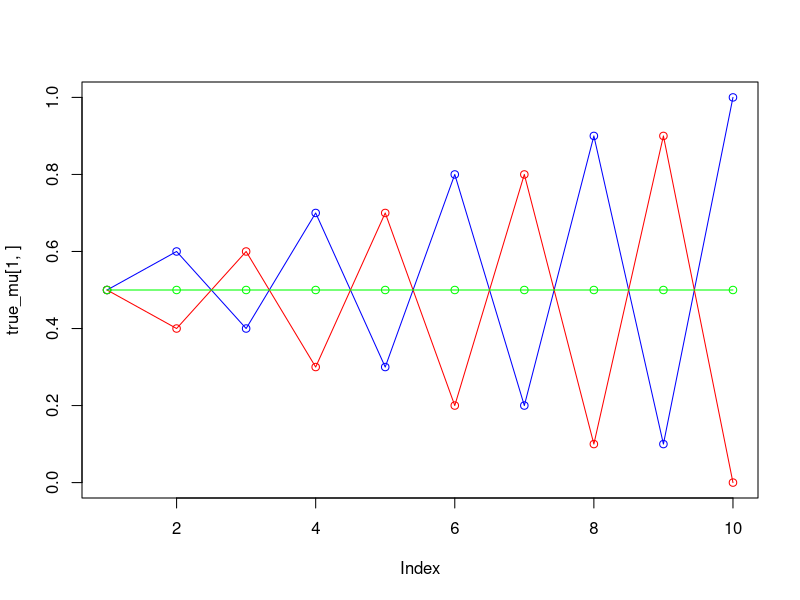
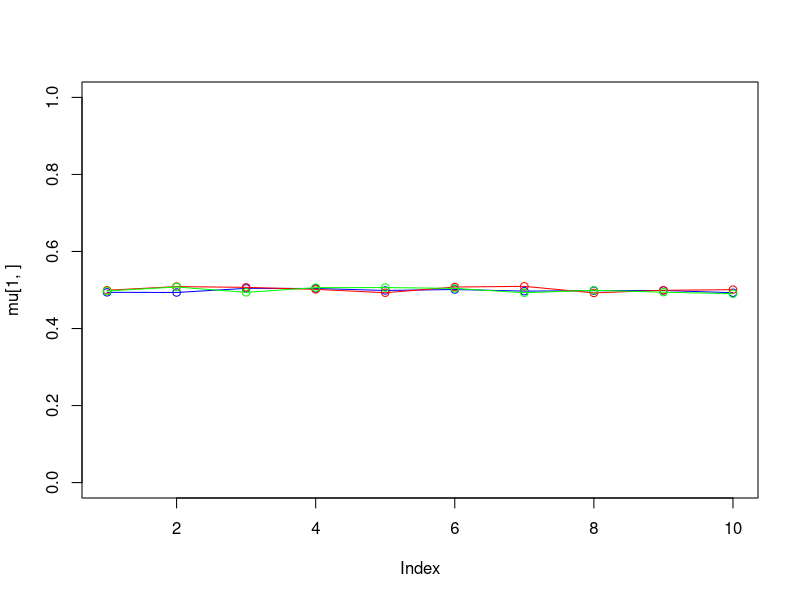
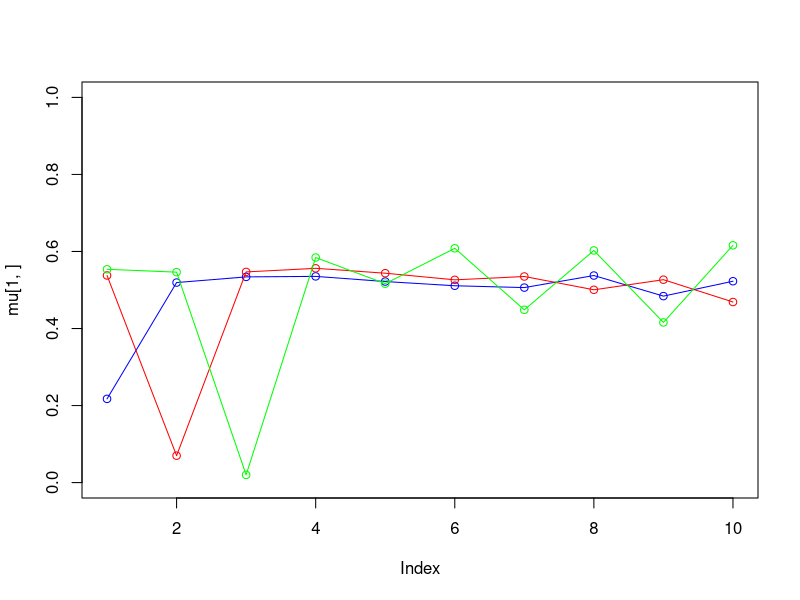
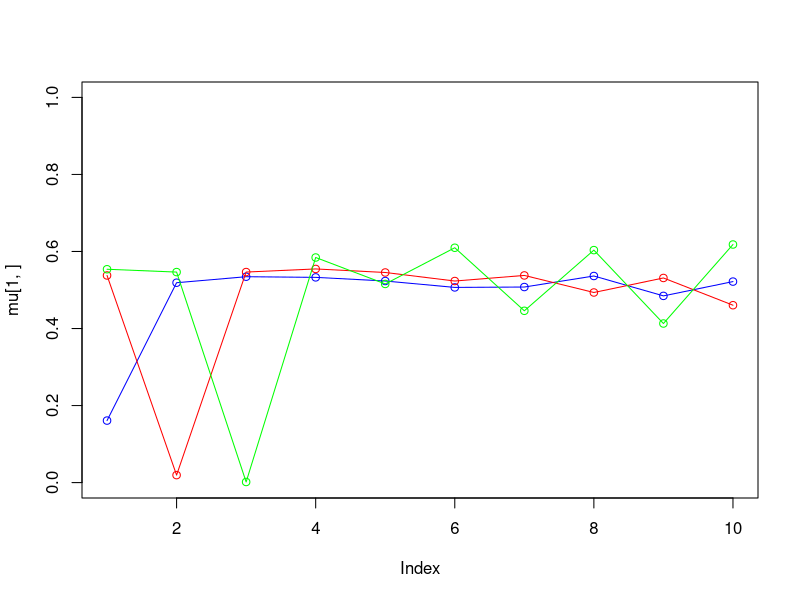
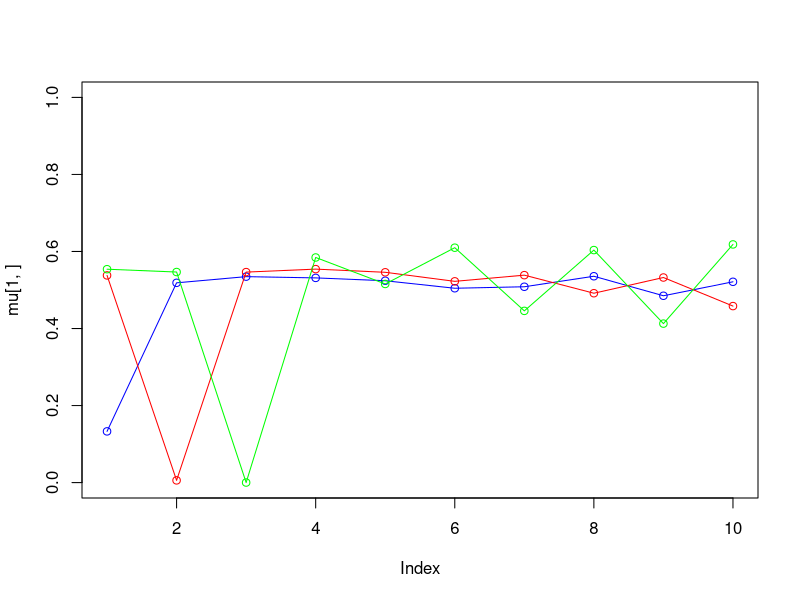
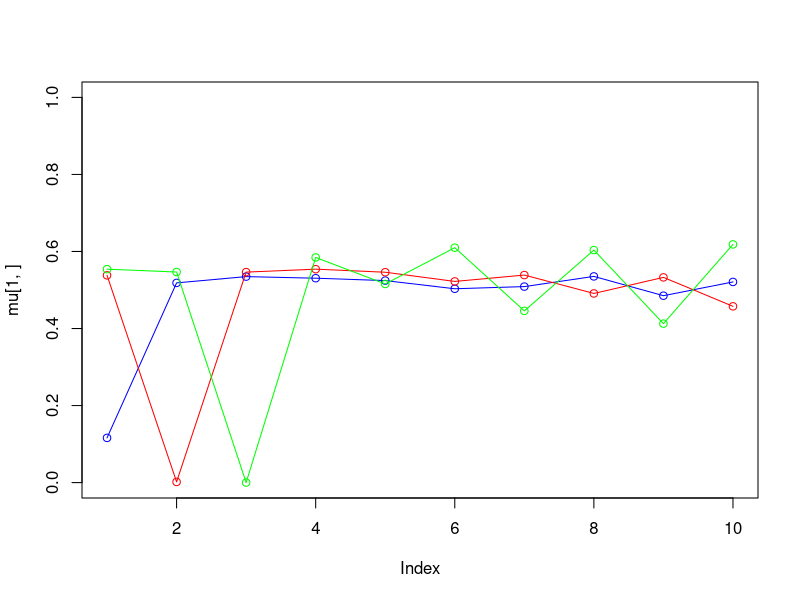
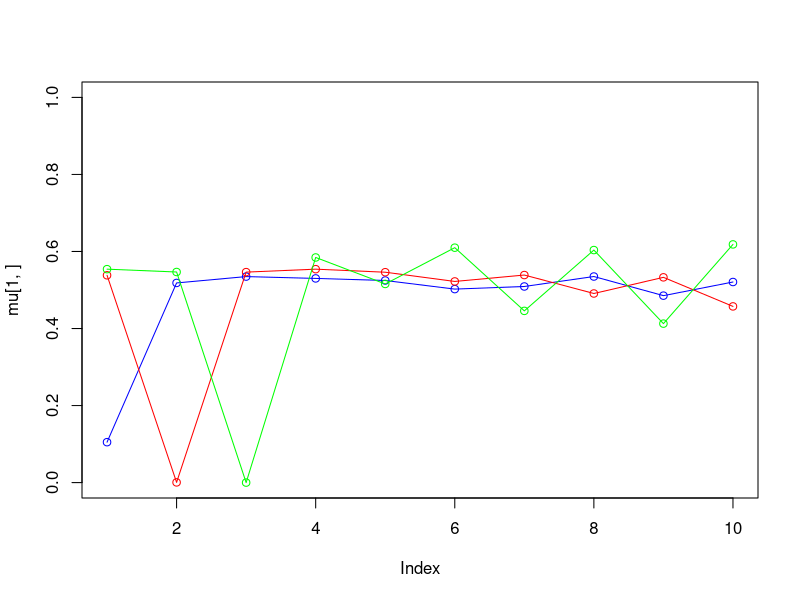
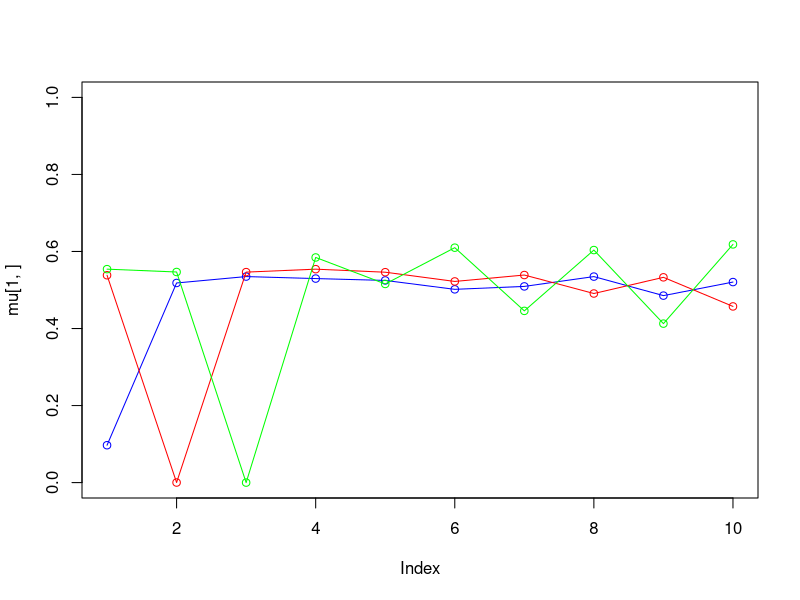

Source code (R) for these figures, in order:
## ---- assign1b-init
set.seed(1234567890)

max_it <- 100 # max number of EM iterations
min_change <- 0.1 # min change in log likelihood between two consecutive EM iterations

N <- 1000 # number of training points
D <- 10 # number of dimensions

## true mixing coefficients
true_pi <- vector(length=3)
true_pi <- c(1/3, 1/3, 1/3)

## true conditional distributions
true_mu <- matrix(nrow=3, ncol=D)
true_mu[1,] <- c(0.5, 0.6, 0.4, 0.7, 0.3, 0.8, 0.2, 0.9, 0.1, 1)
true_mu[2,] <- c(0.5, 0.4, 0.6, 0.3, 0.7, 0.2, 0.8, 0.1, 0.9, 0)
true_mu[3,] <- c(0.5, 0.5, 0.5, 0.5, 0.5, 0.5, 0.5, 0.5, 0.5, 0.5)

plot(true_mu[1,], type="o", col="blue", ylim=c(0,1))
points(true_mu[2,], type="o", col="red")
points(true_mu[3,], type="o", col="green")

## Producing the training data
x <- matrix(nrow=N, ncol=D)

for(n in 1:N) {
    k <- sample(1:3, 1, prob=true_pi)
    for(d in 1:D) {
        x[n, d] <- rbinom(1, 1, true_mu[k, d])
    }
}

K <- 3 # number of guessed components
z <- matrix(nrow=N, ncol=K) # fractional component assignments
pi <- vector(length=K) # mixing coefficients
mu <- matrix(nrow=K, ncol=D) # conditional distributions
llik <- vector(length=max_it) # log likelihood of the EM iterations

## Random initialization of the paramters
pi <- runif(K, 0.49, 0.51)
pi <- pi / sum(pi)
for(k in 1:K) {
    mu[k,] <- runif(D, 0.49, 0.51)
}
pi
mu

for(it in 1:max_it) {
    plot(mu[1,], type="o", col="blue", ylim=c(0,1))
    points(mu[2,], type="o", col="red")
    points(mu[3,], type="o", col="green")
    ## points(mu[4,], type="o", col="yellow")
    Sys.sleep(0.5)

    ## E-step: Computation of the fractional component assignments
    ## Your code here
    cond_joint <- matrix(1, nrow=N, ncol=D)
    for (n in 1:N) {
        for (k in 1:K) {
            for (i in 1:D) {
                cond_joint[n, i] <- cond_joint[n, i] * mu[k, i]^x[n, i] * (1 - mu[k, i])^x[n, i]
            }

            nominator <- pi[k] * cond_joint[n, k]
            denominator <- sum(cond_joint[n,])

            z[n, k] <- nominator / denominator
        }
    }

    ## Log likelihood computation.
    ## Your code here
    llik[it] <- 0
    for (n in 1:N) {
        for (k in 1:K) {
            summation <- 0
            for (i in 1:D) {
                summation <- summation + x[n, i] * log(mu[k, i]) + (1 - x[n, i]) * log(1 - mu[k, i])
            }
            llik[it] <- llik[it] + z[n, k] * (log(pi[k]) + summation)
        }
    }

    cat("iteration: ", it, "log likelihood: ", llik[it], "\n")
    flush.console()

    ## Stop if the lok likelihood has not changed significantly
    if (it > 1 && abs(llik[it] - llik[it-1]) < min_change) break

    ## M-step: ML parameter estimation from the data and fractional component assignments
    for (k in 1:K) {
        pi[k] <- sum(z[, k]) / N
    }

    for (k in 1:K) {
        denominator <- sum(z[, k])
        for (i in 1:D) {
            nominator <- sum(x[, i] * z[, k])

            ## for (n in 1:N) {
            ##     nominator <- nominator + x[n, i] * z[n, k]
            ## }

            mu[k, i] <- nominator / denominator
        }
    }
}
pi
mu

plot(llik[1:it], type="o")
## ---- end-of-assign1b-init
